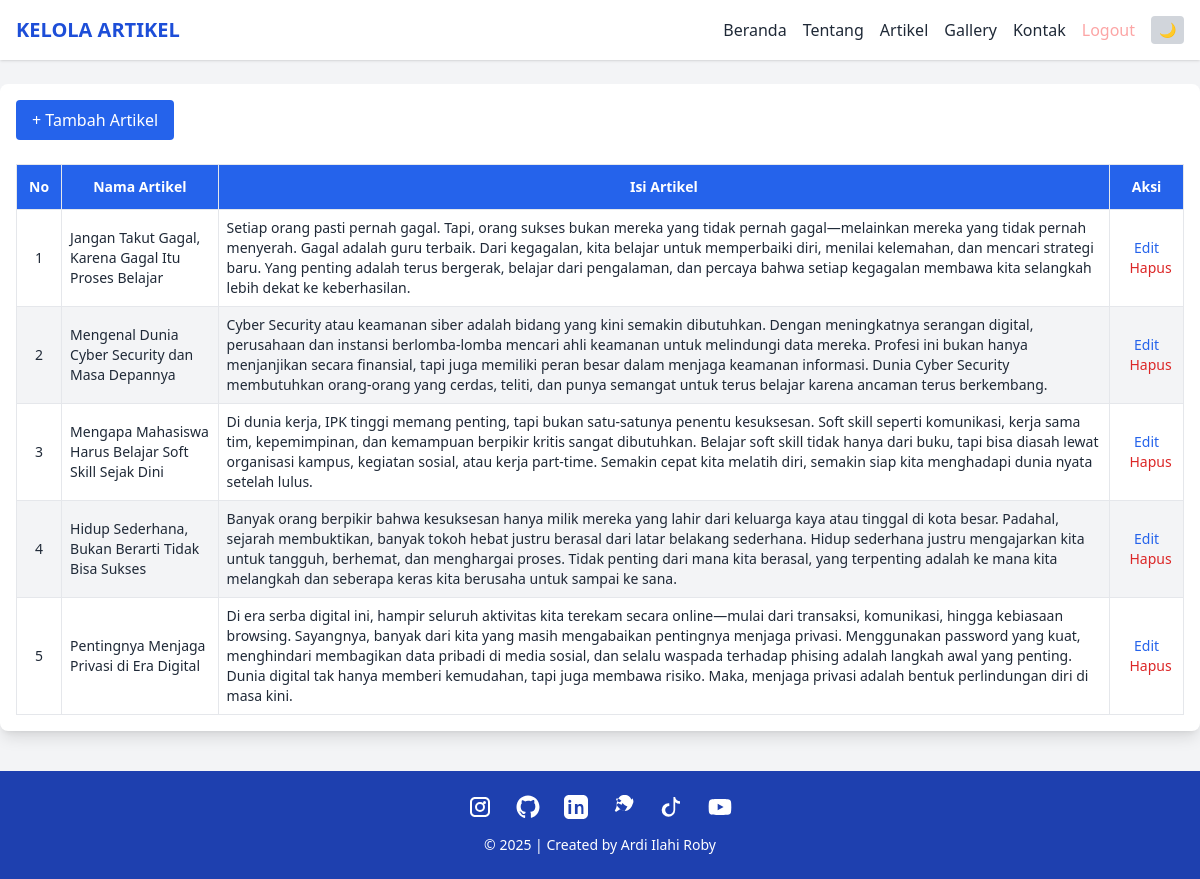
Screenshot of /admin/data_artikel.php (signed in) with the database file from the repository.
### tables this page shows
CREATE TABLE `tbl_artikel` (
  `id_artikel` int(11) NOT NULL,
  `nama_artikel` varchar(100) NOT NULL,
  `isi_artikel` text NOT NULL
);

### admin/data_artikel.php (the view, shortened to what this page needs)
<?php
include('../koneksi.php');
?>
<!DOCTYPE html>
<html lang="id">
<head>
    <script src="https://cdn.tailwindcss.com"></script>
</head>
<body class="bg-gray-100 dark:bg-gray-900 text-gray-800 dark:text-gray-200 font-sans min-h-screen">
    <nav class="bg-white dark:bg-gray-800 shadow p-4 flex justify-between items-center">
        <h1 class="text-xl font-bold text-blue-700 dark:text-blue-300">KELOLA ARTIKEL</h1>
        <ul class="flex space-x-4 items-center">
            <a href="beranda_admin.php" class="hover:underline">Beranda</a>
            <a href="about.php" class="hover:underline">Tentang</a>
            <a href="data_artikel.php" class="hover:underline">Artikel</a>
            <a href="data_gallery.php" class="hover:underline">Gallery</a>
            <a href="data_contact.php" class="hover:underline">Kontak</a>
            <a href="logout.php" onclick="return confirm('Apakah Anda yakin ingin keluar?');"
                class="text-red-300 hover:text-white font-medium">Logout</a>
            <button onclick="toggleDarkMode()" class="ml-4 bg-gray-300 dark:bg-gray-600 text-sm px-2 py-1 rounded">
                🌙
            </button>
        </ul>
    </nav>
    <main class="max-w-7xl mx-auto p-4 mt-6 bg-white dark:bg-gray-800 rounded-lg shadow-lg">
        <div class="flex justify-between items-center mb-6">
            <a href="add_artikel.php" class="bg-blue-600 text-white px-4 py-2 rounded hover:bg-blue-700 transition">+
                Tambah Artikel</a>
        </div>
        <div class="overflow-x-auto">
            <table class="min-w-full table-auto border border-gray-300 dark:border-gray-600 text-sm">
                <thead class="bg-blue-600 text-white">
                    <tr>
                        <th class="p-3 border">No</th>
                        <th class="p-3 border">Nama Artikel</th>
                        <th class="p-3 border">Isi Artikel</th>
                        <th class="p-3 border">Aksi</th>
                    </tr>
                </thead>
                <tbody>
                    <?php
                    $sql = "SELECT * FROM tbl_artikel ORDER BY id_artikel DESC";
                    $query = mysqli_query($db, $sql);
                    $no = 1;
                    while ($data = mysqli_fetch_array($query)) {
                        echo "<tr class='even:bg-gray-100 dark:even:bg-gray-700'>";
                        echo "<td class='p-2 border text-center'>" . $no++ . "</td>";
                        echo "<td class='p-2 border'>" . htmlspecialchars($data['nama_artikel']) . "</td>";
                        echo "<td class='p-2 border'>" . htmlspecialchars($data['isi_artikel']) . "</td>";
                        echo "<td class='p-2 border text-center space-x-2'>
                            <a href='edit_artikel.php?id_artikel={$data['id_artikel']}' class='text-blue-600 dark:text-blue-400 hover:underline'>Edit</a>
                            <a href='delete_artikel.php?id_artikel={$data['id_artikel']}' onclick='return confirm(\"Yakin ingin menghapus?\")' class='text-red-600 hover:underline'>Hapus</a>
                        </td>";
                        echo "</tr>";
                    }
                    ?>
                </tbody>
            </table>
        </div>
    </main>
    <footer class="bg-blue-800 dark:bg-blue-900 text-white text-center py-6 mt-10">
        <div class="flex justify-center space-x-6 mb-4">
            <a href="https://www.instagram.com/ardi_air?igsh=c2RmYzRhcmpqd3Jl" target="_blank"
                class="hover:scale-110 transition-transform">
            </a>
            <a href="https://github.com/ardiilahiroby/portfolio-tailwind-css" target="_blank"
                class="hover:scale-110 transition-transform">
            </a>
            <a href="https://www.linkedin.com/in/ardi-ilahi-roby-3746b224a" target="_blank"
                class="hover:scale-110 transition-transform">
            </a>
            <a href="https://wa.me/qr/JUM66GUQ26MEL1" target="_blank" class="hover:scale-110 transition-transform">
            </a>
            <a href="https://www.tiktok.com/@ardiilahiroby_12" target="_blank"
                class="hover:scale-110 transition-transform">
                <svg xmlns="http://www.w3.org/2000/svg" fill="white" viewBox="0 0 24 24" class="w-6 h-6">
                    <path
                        d="M12.75 2h2.438c.106 1.346.736 2.482 1.727 3.24a5.536 5.536 0 003.085 1.064v2.48a7.925 7.925 0 01-4.812-1.549v7.837a6.75 6.75 0 11-6.75-6.75c.3 0 .593.027.875.075v2.54a4.125 4.125 0 104.125 4.125V2z" />
                </svg>
            </a>
            <a href="https://youtube.com/@ardiilahiroby12" target="_blank" class="hover:scale-110 transition-transform">
            </a>
        </div>
        <p class="text-sm">&copy; <?php echo date('Y'); ?> | Created by Ardi Ilahi Roby</p>
    </footer>
</body>
</html>

### rows the page displays
tbl_artikel: nama_artikel "Jangan Takut Gagal, Karena Gagal Itu Proses Belajar", isi_artikel "Setiap orang pasti pernah gagal. Tapi, orang sukses bukan mereka yang tidak pernah gagal—melainkan mereka yang tidak pernah menyerah. Gagal adalah guru terbaik. Dari kegagalan, kita belajar untuk memperbaiki diri, menilai kelemahan, dan mencari strategi baru. Yang penting adalah terus bergerak, belajar dari pengalaman, dan percaya bahwa setiap kegagalan membawa kita selangkah lebih dekat ke keberhasilan."
tbl_artikel: nama_artikel "Mengenal Dunia Cyber Security dan Masa Depannya", isi_artikel "Cyber Security atau keamanan siber adalah bidang yang kini semakin dibutuhkan. Dengan meningkatnya serangan digital, perusahaan dan instansi berlomba-lomba mencari ahli keamanan untuk melindungi data mereka. Profesi ini bukan hanya menjanjikan secara finansial, tapi juga memiliki peran besar dalam menjaga keamanan informasi. Dunia Cyber Security membutuhkan orang-orang yang cerdas, teliti, dan punya semangat untuk terus belajar karena ancaman terus berkembang."
tbl_artikel: nama_artikel "Mengapa Mahasiswa Harus Belajar Soft Skill Sejak Dini", isi_artikel "Di dunia kerja, IPK tinggi memang penting, tapi bukan satu-satunya penentu kesuksesan. Soft skill seperti komunikasi, kerja sama tim, kepemimpinan, dan kemampuan berpikir kritis sangat dibutuhkan. Belajar soft skill tidak hanya dari buku, tapi bisa diasah lewat organisasi kampus, kegiatan sosial, atau kerja part-time. Semakin cepat kita melatih diri, semakin siap kita menghadapi dunia nyata setelah lulus."
tbl_artikel: nama_artikel "Hidup Sederhana, Bukan Berarti Tidak Bisa Sukses", isi_artikel "Banyak orang berpikir bahwa kesuksesan hanya milik mereka yang lahir dari keluarga kaya atau tinggal di kota besar. Padahal, sejarah membuktikan, banyak tokoh hebat justru berasal dari latar belakang sederhana. Hidup sederhana justru mengajarkan kita untuk tangguh, berhemat, dan menghargai proses. Tidak penting dari mana kita berasal, yang terpenting adalah ke mana kita melangkah dan seberapa keras kita berusaha untuk sampai ke sana."
tbl_artikel: nama_artikel "Pentingnya Menjaga Privasi di Era Digital", isi_artikel "Di era serba digital ini, hampir seluruh aktivitas kita terekam secara online—mulai dari transaksi, komunikasi, hingga kebiasaan browsing. Sayangnya, banyak dari kita yang masih mengabaikan pentingnya menjaga privasi. Menggunakan password yang kuat, menghindari membagikan data pribadi di media sosial, dan selalu waspada terhadap phising adalah langkah awal yang penting. Dunia digital tak hanya memberi kemudahan, tapi juga membawa risiko. Maka, menjaga privasi adalah bentuk perlindungan diri di masa kini."
